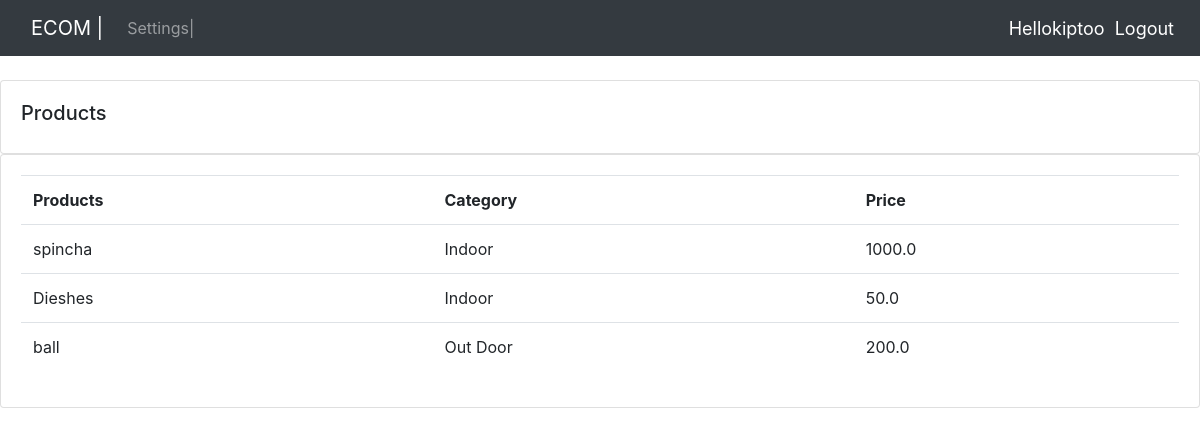
/products/ (signed in), run on the app's committed database.
### crm/models.py (models this page shows, shortened)
class Products(models.Model):
    CATEGORY = (
        ('Indoor','Indoor'),
        ('Out Door','Out Door'),
    )
    name=models.CharField(max_length=200,blank=True,null=True)
    price=models.FloatField(blank=True,null=True)
    category=models.CharField(max_length=200,blank=True,null=True,choices=CATEGORY)
    description=models.CharField(max_length=200,blank=True,null=True)
    date_created = models.DateTimeField(auto_now_add=True)
    tag=models.ManyToManyField(Tag)

### crm/views.py (the view)
# urls.py: path('products/',products,name='products'),
@login_required(login_url='crm:login')
def products(request):
    products = Products.objects.all()
    context = {'products':products}
    return render(request, 'products.html',context)

### frontend/templates/products.html
{% extends 'base.html' %}
{% load static %}
{% block content %}
<br>
<div class="row">
   <div class="col-md">
    <div class="card card-body">
        <h5>Products</h5>
    </div>
    <div class="card card-body">
        <table class="table">
            <tr>
                <th>Products</th>
                <th>Category</th>
                <th>Price</th>
            </tr>
            {% for product in products %}
            <tr>
                <td>{{ product.name }}</td>
                <td>{{ product.category }}</td>
                <td>{{ product.price }}</td>
            </tr>
            {% endfor %}
        </table>
    </div>
   </div>
</div>
{% endblock %}

### frontend/templates/navbar.html (shortened to what this page needs)
<nav class="navbar navbar-expand-lg navbar-dark bg-dark">
    <div class="container-fluid">
      <a class="navbar-brand" href="#">ECOM |</a>
      <div class="collapse navbar-collapse" id="navbarNav">
        <ul class="navbar-nav">
          {% if request.user.is_staff %}
          <li class="nav-item">
            <a class="nav-link active" aria-current="page" href="{% url 'crm:home' %}">Dashbord |</a>
          </li>
          <li class="nav-item">
            <a class="nav-link" href="{% url 'crm:products' %}">Products |</a>
          </li>
          {% else %}
          <li class="nav-item">
            <a class="nav-link" href="{% url 'crm:account' %}">Settings|</a>
          </li>
          {% endif %}
        </ul>
      </div>
    </div>
    <span class="msg">Hello{{request.user}} </span>
    <span><a class="msg" href="{% url 'crm:logout' %}">Logout</a></span>
  </nav>

### frontend/static/css/main.css (style rules this page uses)
body { background-color: #ebeff5; }

### frontend/templates/navbar.html (style rules this page uses)
.msg { font-size: 18px; color: #fff; margin-right: 10px; }

### data on the page
Products: name "spincha", category "Indoor", price "1000.0"
Products: name "Dieshes", category "Indoor", price "50.0"
Products: name "ball", category "Out Door", price "200.0"

### other printed values
{{ request.user }} "kiptoo"
